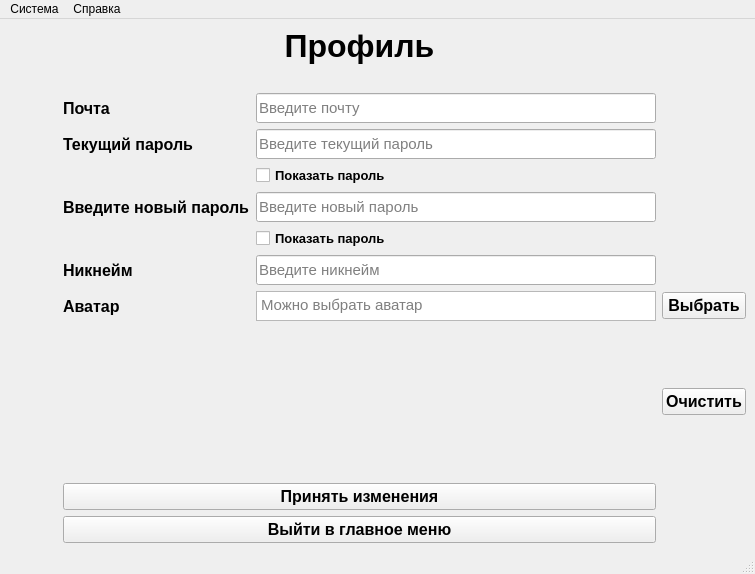
<?xml version="1.0" encoding="UTF-8"?>
<ui version="4.0">
 <class>MainWindow</class>
 <widget class="QMainWindow" name="MainWindow">
  <property name="geometry">
   <rect>
    <x>0</x>
    <y>0</y>
    <width>755</width>
    <height>574</height>
   </rect>
  </property>
  <property name="windowTitle">
   <string>Профиль</string>
  </property>
  <widget class="QWidget" name="centralwidget">
   <layout class="QGridLayout" name="gridLayout_2">
    <item row="0" column="0">
     <layout class="QGridLayout" name="gridLayout">
      <item row="5" column="1">
       <widget class="QLabel" name="label_2">
        <property name="font">
         <font>
          <pointsize>12</pointsize>
          <weight>75</weight>
          <bold>true</bold>
         </font>
        </property>
        <property name="text">
         <string>Введите новый пароль</string>
        </property>
       </widget>
      </item>
      <item row="5" column="2">
       <widget class="QLineEdit" name="newPasswordLineEdit">
        <property name="minimumSize">
         <size>
          <width>0</width>
          <height>30</height>
         </size>
        </property>
        <property name="maximumSize">
         <size>
          <width>16777215</width>
          <height>30</height>
         </size>
        </property>
        <property name="font">
         <font>
          <pointsize>11</pointsize>
         </font>
        </property>
        <property name="placeholderText">
         <string>Введите новый пароль</string>
        </property>
       </widget>
      </item>
      <item row="11" column="1" colspan="2">
       <widget class="QPushButton" name="exitPushButton">
        <property name="minimumSize">
         <size>
          <width>0</width>
          <height>0</height>
         </size>
        </property>
        <property name="font">
         <font>
          <pointsize>12</pointsize>
          <weight>75</weight>
          <bold>true</bold>
         </font>
        </property>
        <property name="text">
         <string>Выйти в главное меню</string>
        </property>
       </widget>
      </item>
      <item row="10" column="1" colspan="2">
       <widget class="QPushButton" name="savePushButton">
        <property name="minimumSize">
         <size>
          <width>0</width>
          <height>0</height>
         </size>
        </property>
        <property name="font">
         <font>
          <pointsize>12</pointsize>
          <weight>75</weight>
          <bold>true</bold>
         </font>
        </property>
        <property name="text">
         <string>Принять изменения</string>
        </property>
       </widget>
      </item>
      <item row="7" column="3">
       <widget class="QLabel" name="nicknameStatusLabel">
        <property name="font">
         <font>
          <pointsize>12</pointsize>
          <weight>75</weight>
          <bold>true</bold>
         </font>
        </property>
        <property name="text">
         <string/>
        </property>
       </widget>
      </item>
      <item row="8" column="2">
       <widget class="QTextEdit" name="avatarTextEdit">
        <property name="minimumSize">
         <size>
          <width>400</width>
          <height>0</height>
         </size>
        </property>
        <property name="maximumSize">
         <size>
          <width>16777215</width>
          <height>30</height>
         </size>
        </property>
        <property name="font">
         <font>
          <pointsize>11</pointsize>
         </font>
        </property>
        <property name="readOnly">
         <bool>true</bool>
        </property>
        <property name="placeholderText">
         <string>Можно выбрать аватар</string>
        </property>
       </widget>
      </item>
      <item row="1" column="0">
       <spacer name="horizontalSpacer_2">
        <property name="orientation">
         <enum>Qt::Horizontal</enum>
        </property>
        <property name="sizeHint" stdset="0">
         <size>
          <width>40</width>
          <height>20</height>
         </size>
        </property>
       </spacer>
      </item>
      <item row="7" column="1">
       <widget class="QLabel" name="nicknameLabel">
        <property name="font">
         <font>
          <pointsize>12</pointsize>
          <weight>75</weight>
          <bold>true</bold>
         </font>
        </property>
        <property name="text">
         <string>Никнейм</string>
        </property>
       </widget>
      </item>
      <item row="1" column="3">
       <spacer name="horizontalSpacer">
        <property name="orientation">
         <enum>Qt::Horizontal</enum>
        </property>
        <property name="sizeHint" stdset="0">
         <size>
          <width>40</width>
          <height>20</height>
         </size>
        </property>
       </spacer>
      </item>
      <item row="9" column="1">
       <widget class="QLabel" name="avatarImageLabel">
        <property name="sizePolicy">
         <sizepolicy hsizetype="Minimum" vsizetype="Preferred">
          <horstretch>0</horstretch>
          <verstretch>0</verstretch>
         </sizepolicy>
        </property>
        <property name="minimumSize">
         <size>
          <width>120</width>
          <height>150</height>
         </size>
        </property>
        <property name="maximumSize">
         <size>
          <width>120</width>
          <height>150</height>
         </size>
        </property>
        <property name="text">
         <string/>
        </property>
        <property name="scaledContents">
         <bool>true</bool>
        </property>
       </widget>
      </item>
      <item row="2" column="1">
       <widget class="QLabel" name="emailLabel">
        <property name="font">
         <font>
          <pointsize>12</pointsize>
          <weight>75</weight>
          <bold>true</bold>
         </font>
        </property>
        <property name="text">
         <string>Почта</string>
        </property>
       </widget>
      </item>
      <item row="0" column="1" colspan="2">
       <widget class="QLabel" name="label">
        <property name="font">
         <font>
          <pointsize>24</pointsize>
          <weight>75</weight>
          <bold>true</bold>
         </font>
        </property>
        <property name="text">
         <string>Профиль</string>
        </property>
        <property name="alignment">
         <set>Qt::AlignCenter</set>
        </property>
       </widget>
      </item>
      <item row="3" column="1">
       <widget class="QLabel" name="passwordLabel">
        <property name="font">
         <font>
          <pointsize>12</pointsize>
          <weight>75</weight>
          <bold>true</bold>
         </font>
        </property>
        <property name="text">
         <string>Текущий пароль</string>
        </property>
       </widget>
      </item>
      <item row="2" column="3">
       <widget class="QLabel" name="emailStatusLabel">
        <property name="font">
         <font>
          <pointsize>12</pointsize>
          <weight>75</weight>
          <bold>true</bold>
         </font>
        </property>
        <property name="text">
         <string/>
        </property>
       </widget>
      </item>
      <item row="4" column="2">
       <widget class="QCheckBox" name="showPasswordCheckBox">
        <property name="font">
         <font>
          <pointsize>10</pointsize>
          <weight>75</weight>
          <bold>true</bold>
         </font>
        </property>
        <property name="text">
         <string>Показать пароль</string>
        </property>
       </widget>
      </item>
      <item row="8" column="1">
       <widget class="QLabel" name="avatarLabel">
        <property name="font">
         <font>
          <pointsize>12</pointsize>
          <weight>75</weight>
          <bold>true</bold>
         </font>
        </property>
        <property name="text">
         <string>Аватар</string>
        </property>
       </widget>
      </item>
      <item row="9" column="2">
       <spacer name="verticalSpacer">
        <property name="orientation">
         <enum>Qt::Vertical</enum>
        </property>
        <property name="sizeHint" stdset="0">
         <size>
          <width>20</width>
          <height>40</height>
         </size>
        </property>
       </spacer>
      </item>
      <item row="2" column="2">
       <widget class="QLineEdit" name="emailLineEdit">
        <property name="minimumSize">
         <size>
          <width>0</width>
          <height>30</height>
         </size>
        </property>
        <property name="maximumSize">
         <size>
          <width>16777215</width>
          <height>30</height>
         </size>
        </property>
        <property name="font">
         <font>
          <pointsize>11</pointsize>
         </font>
        </property>
        <property name="readOnly">
         <bool>true</bool>
        </property>
        <property name="placeholderText">
         <string>Введите почту</string>
        </property>
       </widget>
      </item>
      <item row="8" column="3">
       <widget class="QPushButton" name="selectAvatarPushButton">
        <property name="minimumSize">
         <size>
          <width>0</width>
          <height>0</height>
         </size>
        </property>
        <property name="font">
         <font>
          <pointsize>12</pointsize>
          <weight>75</weight>
          <bold>true</bold>
         </font>
        </property>
        <property name="text">
         <string>Выбрать</string>
        </property>
       </widget>
      </item>
      <item row="1" column="1">
       <spacer name="verticalSpacer_2">
        <property name="orientation">
         <enum>Qt::Vertical</enum>
        </property>
        <property name="sizeHint" stdset="0">
         <size>
          <width>20</width>
          <height>40</height>
         </size>
        </property>
       </spacer>
      </item>
      <item row="3" column="2">
       <widget class="QLineEdit" name="passwordLineEdit">
        <property name="minimumSize">
         <size>
          <width>0</width>
          <height>30</height>
         </size>
        </property>
        <property name="maximumSize">
         <size>
          <width>16777215</width>
          <height>30</height>
         </size>
        </property>
        <property name="font">
         <font>
          <pointsize>11</pointsize>
         </font>
        </property>
        <property name="maxLength">
         <number>20</number>
        </property>
        <property name="placeholderText">
         <string>Введите текущий пароль</string>
        </property>
       </widget>
      </item>
      <item row="7" column="2">
       <widget class="QLineEdit" name="nicknameLineEdit">
        <property name="minimumSize">
         <size>
          <width>0</width>
          <height>30</height>
         </size>
        </property>
        <property name="maximumSize">
         <size>
          <width>16777215</width>
          <height>30</height>
         </size>
        </property>
        <property name="font">
         <font>
          <pointsize>11</pointsize>
         </font>
        </property>
        <property name="placeholderText">
         <string>Введите никнейм</string>
        </property>
       </widget>
      </item>
      <item row="6" column="2">
       <widget class="QCheckBox" name="showNewPasswordCheckBox">
        <property name="font">
         <font>
          <pointsize>10</pointsize>
          <weight>75</weight>
          <bold>true</bold>
         </font>
        </property>
        <property name="text">
         <string>Показать пароль</string>
        </property>
       </widget>
      </item>
      <item row="5" column="3">
       <widget class="QLabel" name="newPasswordStatusLabel">
        <property name="font">
         <font>
          <pointsize>12</pointsize>
          <weight>75</weight>
          <bold>true</bold>
         </font>
        </property>
        <property name="text">
         <string/>
        </property>
       </widget>
      </item>
      <item row="9" column="3">
       <widget class="QPushButton" name="clearPushButton">
        <property name="font">
         <font>
          <pointsize>12</pointsize>
          <weight>75</weight>
          <bold>true</bold>
         </font>
        </property>
        <property name="text">
         <string>Очистить</string>
        </property>
       </widget>
      </item>
     </layout>
    </item>
   </layout>
  </widget>
  <widget class="QMenuBar" name="menubar">
   <property name="geometry">
    <rect>
     <x>0</x>
     <y>0</y>
     <width>755</width>
     <height>21</height>
    </rect>
   </property>
   <widget class="QMenu" name="menu">
    <property name="title">
     <string>Система</string>
    </property>
    <addaction name="exitAction"/>
    <addaction name="backAction"/>
   </widget>
   <widget class="QMenu" name="menu_2">
    <property name="title">
     <string>Справка</string>
    </property>
    <addaction name="aboutAppAction"/>
   </widget>
   <addaction name="menu"/>
   <addaction name="menu_2"/>
  </widget>
  <widget class="QStatusBar" name="statusbar"/>
  <action name="aboutAppAction">
   <property name="text">
    <string>О программе</string>
   </property>
  </action>
  <action name="deleteAccountAction">
   <property name="text">
    <string>Удалить аккаунт</string>
   </property>
  </action>
  <action name="exitAccountAction">
   <property name="text">
    <string>Выйти из аккаунта</string>
   </property>
  </action>
  <action name="exitAction">
   <property name="text">
    <string>Закрыть приложение</string>
   </property>
  </action>
  <action name="backAction">
   <property name="text">
    <string>Назад</string>
   </property>
  </action>
 </widget>
 <tabstops>
  <tabstop>emailLineEdit</tabstop>
  <tabstop>passwordLineEdit</tabstop>
  <tabstop>showPasswordCheckBox</tabstop>
  <tabstop>newPasswordLineEdit</tabstop>
  <tabstop>showNewPasswordCheckBox</tabstop>
  <tabstop>nicknameLineEdit</tabstop>
  <tabstop>avatarTextEdit</tabstop>
  <tabstop>selectAvatarPushButton</tabstop>
  <tabstop>savePushButton</tabstop>
  <tabstop>exitPushButton</tabstop>
 </tabstops>
 <resources/>
 <connections/>
</ui>
